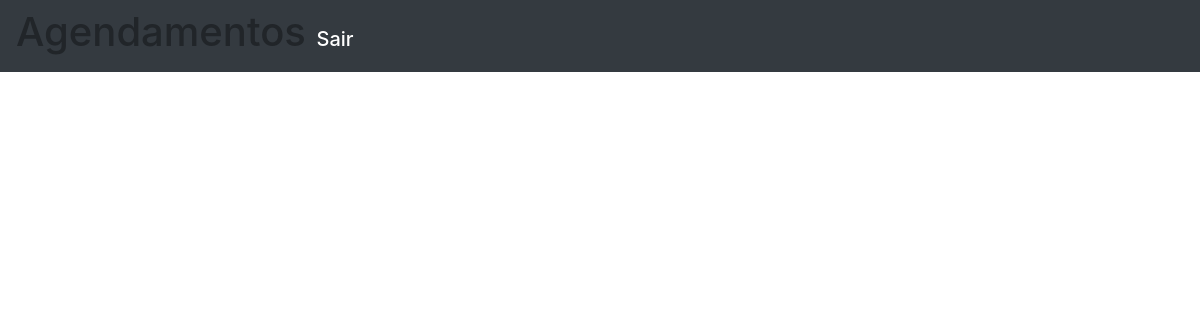
The page /agenda/ (signed in) on the database as committed earlier.
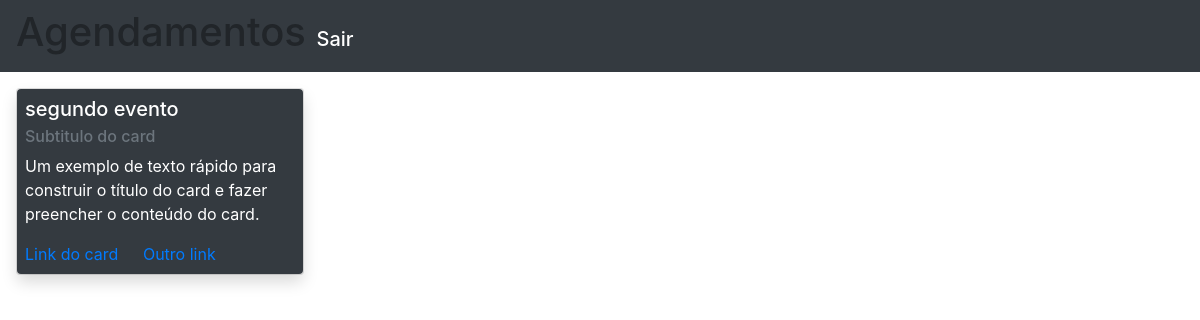
The same page on the database as committed later.
### core/models.py (models this page shows, shortened)
class Evento(models.Model):
    titulo = models.CharField(max_length=100)
    descricao = models.TextField(blank=True, null=True)
    data_evento = models.DateTimeField(verbose_name='Data do evento')
    data_criacao = models.DateTimeField(auto_now=True)
    usuario = models.ForeignKey(User, on_delete=models.CASCADE)
    class Meta:
        db_table = 'evento'

### core/views.py (the view)
# urls.py: path('agenda/', views.inicio),
@login_required(login_url='/login/')
def inicio(request):
    usuario = request.user
    eventos = Evento.objects.filter(usuario=usuario)
    dados = {'eventos':eventos}
    return render(request, "agenda.html", dados)

### templates/agenda.html (shortened to what this page needs)
<!DOCTYPE html>
<html lang="pt-BR">
<head>
    <link rel="stylesheet" href="https://stackpath.bootstrapcdn.com/bootstrap/4.1.3/css/bootstrap.min.css">
</head>
<body>
    <nav class="navbar navbar-dark bg-dark">
        <h1>Agendamentos <a class="navbar-brand" href="/logout">Sair</a></h1>
    </nav>
    <div class="d-flex">
        {% for evento in eventos %}
            <div class="card m-3" style="width: 18rem;">
                <div class="card-body d-inline p-2 bg-dark text-white rounded shadow">
                    <h5 class="card-title">{{evento.titulo}}</h5>
                    <h6 class="card-subtitle mb-2 text-muted">Subtitulo do card</h6>
                    <p class="card-text">Um exemplo de texto rápido para construir o título do card e fazer preencher o
                        conteúdo do card.</p>
                    <a href="#" class="card-link">Link do card</a>
                    <a href="#" class="card-link">Outro link</a>
                </div>
            </div>
        {% endfor %}
        </div>
</body>
</html>

Rows that differ between the two databases and show on the page:
added Evento: titulo "segundo evento"
